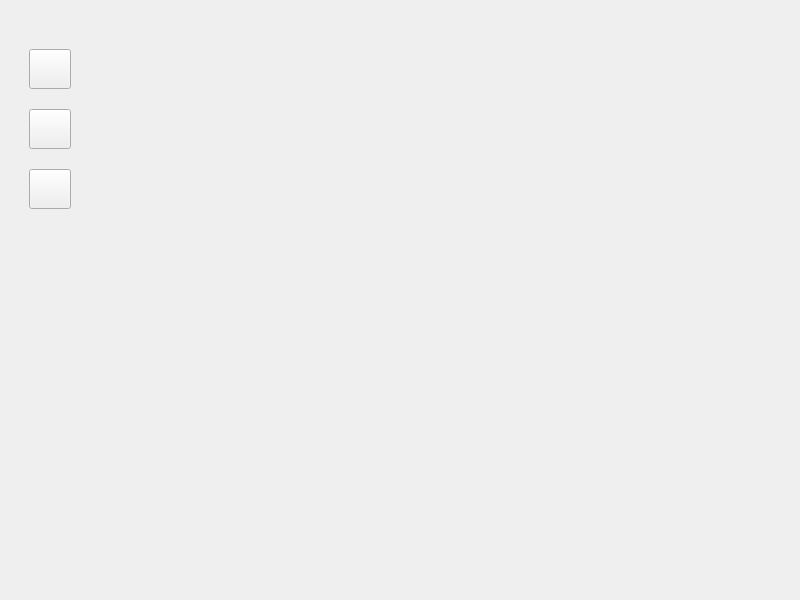
<?xml version="1.0" encoding="UTF-8"?>
<ui version="4.0">
 <class>MainWnd</class>
 <widget class="QWidget" name="MainWnd">
  <property name="geometry">
   <rect>
    <x>0</x>
    <y>0</y>
    <width>800</width>
    <height>600</height>
   </rect>
  </property>
  <property name="minimumSize">
   <size>
    <width>800</width>
    <height>600</height>
   </size>
  </property>
  <property name="baseSize">
   <size>
    <width>0</width>
    <height>0</height>
   </size>
  </property>
  <property name="mouseTracking">
   <bool>true</bool>
  </property>
  <property name="windowTitle">
   <string>MainWnd</string>
  </property>
  <layout class="QHBoxLayout" name="horizontalLayout_2">
   <property name="spacing">
    <number>0</number>
   </property>
   <property name="leftMargin">
    <number>20</number>
   </property>
   <property name="topMargin">
    <number>20</number>
   </property>
   <property name="rightMargin">
    <number>20</number>
   </property>
   <property name="bottomMargin">
    <number>20</number>
   </property>
   <item>
    <widget class="QWidget" name="shadowWidget" native="true">
     <property name="mouseTracking">
      <bool>true</bool>
     </property>
     <property name="styleSheet">
      <string notr="true"/>
     </property>
     <layout class="QHBoxLayout" name="horizontalLayout">
      <property name="spacing">
       <number>0</number>
      </property>
      <property name="leftMargin">
       <number>0</number>
      </property>
      <property name="topMargin">
       <number>0</number>
      </property>
      <property name="rightMargin">
       <number>0</number>
      </property>
      <property name="bottomMargin">
       <number>0</number>
      </property>
      <item>
       <widget class="QWidget" name="leftWidget" native="true">
        <property name="minimumSize">
         <size>
          <width>60</width>
          <height>0</height>
         </size>
        </property>
        <property name="maximumSize">
         <size>
          <width>60</width>
          <height>16777215</height>
         </size>
        </property>
        <property name="mouseTracking">
         <bool>true</bool>
        </property>
        <property name="tabletTracking">
         <bool>false</bool>
        </property>
        <property name="styleSheet">
         <string notr="true"/>
        </property>
        <layout class="QVBoxLayout" name="verticalLayout_2">
         <property name="spacing">
          <number>20</number>
         </property>
         <item>
          <spacer name="verticalSpacer_3">
           <property name="orientation">
            <enum>Qt::Orientation::Vertical</enum>
           </property>
           <property name="sizeType">
            <enum>QSizePolicy::Policy::Fixed</enum>
           </property>
           <property name="sizeHint" stdset="0">
            <size>
             <width>20</width>
             <height>20</height>
            </size>
           </property>
          </spacer>
         </item>
         <item>
          <widget class="QPushButton" name="profileButton">
           <property name="minimumSize">
            <size>
             <width>40</width>
             <height>40</height>
            </size>
           </property>
           <property name="text">
            <string/>
           </property>
           <property name="icon">
            <iconset>
             <normaloff>D:/code/MyChat/xjm.gif</normaloff>D:/code/MyChat/xjm.gif</iconset>
           </property>
           <property name="iconSize">
            <size>
             <width>40</width>
             <height>40</height>
            </size>
           </property>
          </widget>
         </item>
         <item>
          <widget class="QPushButton" name="chatButton">
           <property name="minimumSize">
            <size>
             <width>40</width>
             <height>40</height>
            </size>
           </property>
           <property name="text">
            <string/>
           </property>
           <property name="icon">
            <iconset resource="../qrc.qrc">
             <normaloff>:/res/img/Comment.png</normaloff>:/res/img/Comment.png</iconset>
           </property>
           <property name="iconSize">
            <size>
             <width>30</width>
             <height>30</height>
            </size>
           </property>
          </widget>
         </item>
         <item>
          <widget class="QPushButton" name="friendButtom">
           <property name="minimumSize">
            <size>
             <width>40</width>
             <height>40</height>
            </size>
           </property>
           <property name="text">
            <string/>
           </property>
           <property name="icon">
            <iconset resource="../qrc.qrc">
             <normaloff>:/res/img/User.png</normaloff>:/res/img/User.png</iconset>
           </property>
           <property name="iconSize">
            <size>
             <width>30</width>
             <height>30</height>
            </size>
           </property>
          </widget>
         </item>
         <item>
          <spacer name="verticalSpacer">
           <property name="orientation">
            <enum>Qt::Orientation::Vertical</enum>
           </property>
           <property name="sizeHint" stdset="0">
            <size>
             <width>20</width>
             <height>40</height>
            </size>
           </property>
          </spacer>
         </item>
        </layout>
       </widget>
      </item>
      <item>
       <widget class="QSplitter" name="splitter">
        <property name="mouseTracking">
         <bool>true</bool>
        </property>
        <property name="styleSheet">
         <string notr="true"/>
        </property>
        <property name="orientation">
         <enum>Qt::Orientation::Horizontal</enum>
        </property>
        <property name="handleWidth">
         <number>0</number>
        </property>
        <property name="childrenCollapsible">
         <bool>false</bool>
        </property>
        <widget class="QStackedWidget" name="centerStackedWidget">
         <property name="minimumSize">
          <size>
           <width>250</width>
           <height>0</height>
          </size>
         </property>
         <property name="maximumSize">
          <size>
           <width>300</width>
           <height>16777215</height>
          </size>
         </property>
         <property name="baseSize">
          <size>
           <width>0</width>
           <height>0</height>
          </size>
         </property>
         <property name="mouseTracking">
          <bool>true</bool>
         </property>
         <property name="styleSheet">
          <string notr="true"/>
         </property>
         <widget class="QWidget" name="stackedWidgetPage1"/>
         <widget class="QWidget" name="stackedWidgetPage2"/>
        </widget>
        <widget class="QWidget" name="rightWidget" native="true">
         <property name="mouseTracking">
          <bool>true</bool>
         </property>
         <property name="styleSheet">
          <string notr="true"/>
         </property>
         <layout class="QVBoxLayout" name="verticalLayout">
          <property name="spacing">
           <number>0</number>
          </property>
          <property name="leftMargin">
           <number>0</number>
          </property>
          <property name="topMargin">
           <number>0</number>
          </property>
          <property name="rightMargin">
           <number>0</number>
          </property>
          <property name="bottomMargin">
           <number>0</number>
          </property>
          <item>
           <widget class="ControlWidget" name="controlWidget" native="true">
            <property name="minimumSize">
             <size>
              <width>0</width>
              <height>30</height>
             </size>
            </property>
            <property name="mouseTracking">
             <bool>true</bool>
            </property>
           </widget>
          </item>
          <item>
           <widget class="QStackedWidget" name="rightStackedWidget">
            <property name="minimumSize">
             <size>
              <width>400</width>
              <height>0</height>
             </size>
            </property>
            <property name="mouseTracking">
             <bool>true</bool>
            </property>
            <widget class="QWidget" name="homePage">
             <property name="mouseTracking">
              <bool>true</bool>
             </property>
             <layout class="QGridLayout" name="gridLayout">
              <property name="bottomMargin">
               <number>36</number>
              </property>
              <item row="0" column="1">
               <spacer name="verticalSpacer_2">
                <property name="orientation">
                 <enum>Qt::Orientation::Vertical</enum>
                </property>
                <property name="sizeHint" stdset="0">
                 <size>
                  <width>20</width>
                  <height>226</height>
                 </size>
                </property>
               </spacer>
              </item>
              <item row="1" column="0">
               <spacer name="horizontalSpacer">
                <property name="orientation">
                 <enum>Qt::Orientation::Horizontal</enum>
                </property>
                <property name="sizeHint" stdset="0">
                 <size>
                  <width>201</width>
                  <height>20</height>
                 </size>
                </property>
               </spacer>
              </item>
              <item row="1" column="1">
               <widget class="QLabel" name="homeLabel">
                <property name="text">
                 <string/>
                </property>
               </widget>
              </item>
              <item row="1" column="2">
               <spacer name="horizontalSpacer_2">
                <property name="orientation">
                 <enum>Qt::Orientation::Horizontal</enum>
                </property>
                <property name="sizeHint" stdset="0">
                 <size>
                  <width>200</width>
                  <height>20</height>
                 </size>
                </property>
               </spacer>
              </item>
              <item row="2" column="1">
               <spacer name="verticalSpacer_4">
                <property name="orientation">
                 <enum>Qt::Orientation::Vertical</enum>
                </property>
                <property name="sizeHint" stdset="0">
                 <size>
                  <width>20</width>
                  <height>225</height>
                 </size>
                </property>
               </spacer>
              </item>
             </layout>
            </widget>
            <widget class="QWidget" name="page_2"/>
           </widget>
          </item>
         </layout>
        </widget>
       </widget>
      </item>
     </layout>
    </widget>
   </item>
  </layout>
 </widget>
 <customwidgets>
  <customwidget>
   <class>ControlWidget</class>
   <extends>QWidget</extends>
   <header>controlwidget.h</header>
   <container>1</container>
  </customwidget>
 </customwidgets>
 <resources>
  <include location="../qrc.qrc"/>
 </resources>
 <connections/>
</ui>
